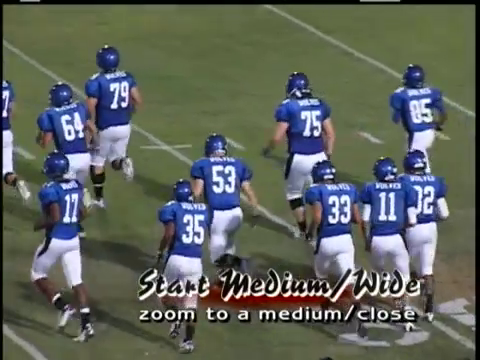
#> input picture frame 150 of media/short_example.mp4, 480 x 360 px, given in place of super_short.mp4, which was not available
$ python main_detect_scenes.py
#> lines starting #> are read from the running program, lines starting #| are printed output that depends on the picture; after the words box and inside, x2 and y2 are one past the last pixel; in counts of white or black regions, pixels touching at a corner belong together; pictures that were not available may be replaced by others from this repository, and a replacement may not be noted
### frame_classifier/classify_board.py
'''
Classifier to determine if an image is of scoreboard or of field
'''

import cv2
import numpy as np
import os

def is_board(image, printouts=False):
    # method using avg pixel color
    avg_color = avg_pixel(image)
    G_avg = avg_color[1]

    # method using three most common colors
    colors = common_colors(image)
    G_sum = sum([x[0][1] for x in colors])
    max_count = colors[0][1]
    R_max = colors[0][0][0]
    G_max = colors[0][0][1]
    B_max = colors[0][0][2]
    RB_max_avg = int((R_max + B_max) / 2)

    if printouts:
        # print("")
        print(avg_color)
        print(f"G_avg: {G_avg}")
        print(colors)
        print(f"max_count: {max_count}")
        print(f"G_sum: {G_sum}")
        print(f"G_max: {G_max}")
        print(f"RB_max_avg: {RB_max_avg}")

    ## Compromise between two methods
    # if G_avg < 150 and G_sum < 150:
    # if G_avg < 150 and G_sum < 150 and colors[0][1] < 265:
    if G_avg < 150 and max_count < 300 and (G_max - RB_max_avg) < 15:
        return True
    else:
        return False

def get_crosses(inputImage):
    output = []
    height, width, depth = inputImage.shape
    ratio = width / height
    y = 0

    for x in range(width):
        # make pixels white for example of path
        # inputImage[y][x] = np.array([254, 254, 254])
        # inputImage[(height - 1) - y][x] = np.array([254, 254, 254])
        # inputImage[int((height - 1) / 2)][x] = np.array([254, 254, 254])
        # inputImage[(height - 1) - y][int((width - 1) / 2)] = np.array([254, 254, 254])

        output.append(inputImage[y][x])
        output.append(inputImage[(height - 1) - y][x])
        output.append(inputImage[int((height - 1) / 2)][x])
        output.append(inputImage[(height - 1) - y][int((width - 1) / 2)])

        y = int(x * (height / width))

    return output

# takes a python list of color data and returns the average color
def avg_pixel(inputList):
    if type(inputList) != list:
        inputList = get_crosses(inputList)

    R, G, B = 0, 0, 0

    for color in inputList:
        R += color[0]
        G += color[1]
        B += color[2]

    R = int(R / len(inputList))
    G = int(G / len(inputList))
    B = int(B / len(inputList))

    return (R, G, B)

def round_colorlist(inputList, factor=20):
    newData = []
    for point in inputList:
        newTup = [round(x - (x % factor), -1) for x in point[:3]]
        newData.append(tuple(newTup))

    return newData

# gets most common rather than average
def common_colors(inputList):
    if type(inputList) != list:
        inputList = get_crosses(inputList)

    rounded = round_colorlist(inputList)
    counts = {}
    for color in rounded:
        if color not in counts:
            counts[color] = 1
        else:
            counts[color] += 1
    counts = sorted(counts.items(), key=lambda x: int(x[1]), reverse=True)

    short = counts[:3]
    shortValues = [x[0] for x in short]
    return short

# [19 lines of commented-out code are left out]

### frame_classifier/orientation_detector.py
import cv2
import numpy as np
import os
import math

def get_angle(image, crop_factor=0.2, printlines=False, showlines=False):
    (h, w) = image.shape[:2]
    # crop the image to remove the sidelines
    cropped = image[int(h * crop_factor):int(h * (1 - crop_factor)), int(w * crop_factor):int(w * (1 - crop_factor))]
    hsv = cv2.cvtColor(cropped, cv2.COLOR_BGR2HSV) # convert image into hsv

    # make mask for lines
    line_sample = cv2.imread('./media/line_sample.png')
    line_hsv = cv2.cvtColor(line_sample, cv2.COLOR_BGR2HSV)
    lmu, lsig = cv2.meanStdDev(line_hsv)
    ldevs = 18

    line_mask = cv2.inRange(hsv, lmu - ldevs * lsig, lmu + ldevs * lsig)

    # use erosion on line_mask
    kernel = cv2.getStructuringElement(cv2.MORPH_CROSS, (3, 3))
    thresh = cv2.erode(line_mask, kernel)
    thresh = cv2.dilate(thresh, kernel)
    thresh = cv2.dilate(thresh, kernel)

    gray = cv2.cvtColor(cropped, cv2.COLOR_BGR2GRAY) # converts the image to grayscale
    masked = cv2.bitwise_and(gray, gray, mask=line_mask)
    # edges = cv2.Canny(gray, 50, 150, apertureSize=3) # find the edges in the image

    thresh_mask = cv2.bitwise_and(masked, masked, mask=cv2.bitwise_not(thresh))

    # [8 lines of commented-out code are left out]
    lines = cv2.HoughLines(thresh_mask, 1, np.pi / 180, 35) # find the lines

    if lines is None:
        print("NO LINES FOUND")
        return

    elif len(lines) <= 0:
        print("NO LINES FOUND")
        return

    lines = np.reshape(lines, (len(lines), 2))
    average_angle = sum([x[1] for x in lines]) / len(lines)
    average_degree = math.degrees(average_angle)

    if printlines:
        print(lines)
        print(f"number of lines: {len(lines)}")
        print(f"average_angle: {average_angle}")
        print(f"average_degree: {average_degree}")

    if showlines:
        # this will draw all the lines
        print("MAKING LINES IMAGE")
        line_layover = cropped.copy()
        for rho, theta in lines:
            a = np.cos(theta)
            b = np.sin(theta)
            x0 = a * rho
            y0 = b * rho
            x1 = int(x0 + 1000 * (-b))
            y1 = int(y0 + 1000 * a)
            x2 = int(x0 - 1000 * (-b))
            y2 = int(y0 - 1000 * a)

            cv2.line(line_layover, (x1, y1), (x2, y2), (0, 0, 255), 2)

        cv2.imshow('generated_lines', line_layover)

        cv2.waitKey(0)
        cv2.destroyAllWindows()

    return average_angle


def is_wide(image, crop_factor=0.2, printouts=False):
    average_angle = get_angle(image, crop_factor, printlines=printouts, showlines=False)
    # average_degree = math.degrees(average_angle)
    if printouts:
        print(f"average_angle: {average_angle}")
        # print(f"average_degree: {average_degree}")

    if average_angle is None:
        return "orientation_detector ERROR: no lines found"

    if average_angle < (3 * np.pi / 4) and average_angle > (np.pi / 4): # check if the average angle is horizontal
        return "long"
    else:
        return "wide"

# expected output
# These should be vertical and the rest should be horizontal
# 77980
# 80460
# 106720

# [7 lines that do not run on import are left out]

### util.py
import cv2

FRAME_RATE = 59.940024 # frame rate of the video

def get_frame(time):
    mini, sec = list(map(int, time.split(':')))
    return FRAME_RATE * (mini * 60 + sec)

def get_time(frameCounter):
    secs = frameCounter / FRAME_RATE
    mins = int(secs // 60)
    loose_secs = int(secs - (mins * 60))

    return f"{mins}:{loose_secs}"

### main_detect_scenes.py
import cv2
import numpy as np
import time

from util import get_time

from frame_classifier import classify_board
from frame_classifier import orientation_detector

'''
correct answers:

0    - 3 secs  - board
160  - 19 secs - wide
1115 - 35 secs - long
2074 - 38 secs - board

'''

# Used for getting specifc frame configuration to optimize time spent for finding scenes
def format_frame(inputFrame, percent=20):
    # reduce resolution
    width = int(inputFrame.shape[1] * percent/ 100)
    height = int(inputFrame.shape[0] * percent/ 100)
    dim = (width, height)

    return cv2.resize(inputFrame, dim, interpolation=cv2.INTER_AREA)

def mode_from_frame(inputFrame):
    output = None
    if classify_board.is_board(inputFrame, printouts=True) == True:
        print("VAR UPDATED TO - BOARD")
        output = "board"
    else:
        print("NOT BOARD")
        is_wide = orientation_detector.is_wide(inputFrame, crop_factor=0.3, printouts=False)
        if is_wide == "wide":
            print("VAR UPDATED TO - WIDE")
            output = "wide"
        elif is_wide == "long":
            print("VAR UPDATED TO - LONG")
            output = "long"
        else:
            output = is_wide

    # cv2.imshow(str(inputFrame), inputFrame)
    # input()
    return output

def get_frame_stamps(imagePath, SAVE_TRANSITION_FRAMES=False):
#> called with imagePath = 'media/videos/super_short.mp4', SAVE_TRANSITION_FRAMES = False
    cap = cv2.VideoCapture(VIDEO_PATH)
    # cap.set(cv2.CAP_PROP_POS_FRAMES, 120)

    frame_counter = 0

    last_frame = format_frame(cap.read()[1])
#> in format_frame, `width = int(inputFrame.shape[1] * percent/ 100)`: width = 96
#> in format_frame, `dim = (width, height)`: dim = (96, 72)
#> in format_frame, `return cv2.resize(inputFrame, dim, interpolation=cv2.INTER_AREA)`:
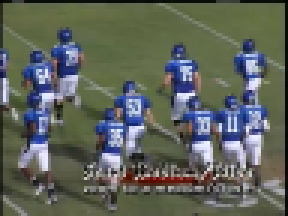
#> returned value: shape (72, 96, 3) (shown 3 times larger); mean of channels 0, 1, 2 91.5, 100.3, 95.1; drawn as B, G, R
    previous_change = None

    last_significant_framedata = np.empty(last_frame.shape)
    running_list = []

    # mean data for detecting scene changes
    # (value, count since last transition)
    mean_data = [last_frame.mean(), 1]
#> mean_data = [95.67, 1]
    MEAN_THRESH = 2

    next_counter = None

    # modes: board, wide, long
    current_shot_mode = None

    # how many frames to do before checking all things
    frame_iterations = 1

    while cap.isOpened():
        ret, current_full_frame = cap.read()
        if ret:
            if frame_counter % 1000 == 0:
                print(running_list)

            #################################################
            ### Check for updated scenes
            if frame_counter % frame_iterations == 0:
                current_frame = format_frame(current_full_frame)

                # display every few frames for ease
                if frame_counter % 1 == 0:
                    cv2.imshow(current_shot_mode, current_frame)
                    pass

                # Check mean for motion
                curr_mean = current_frame.mean()
#> curr_mean = 95.68
                print(current_shot_mode, get_time(frame_counter), frame_counter,  round(mean_data[0]), round(curr_mean))
#| None 0:0 0 96 96
                if abs(curr_mean - mean_data[0]) > MEAN_THRESH:
                    # update new scene
                    print("CHANGE_DETECTED")
                    running_list.append(frame_counter)
                    next_counter = frame_counter + (10 * frame_iterations) # next frame to check for save and update state
                    mean_data = [curr_mean, 1]
                else:
                    # update avg
                    mean_data[0] = ((mean_data[0] * mean_data[1]) + curr_mean) / (mean_data[1] + 1)
                    mean_data[1] += 1


                # update current mode and/or save frames
                if next_counter != None and abs(next_counter - frame_counter) < frame_iterations:
                    # update shot mode after delay
                    current_shot_mode = mode_from_frame(current_frame)

                    if SAVE_TRANSITION_FRAMES:
                        cv2.imwrite(f"outputs/{frame_counter}.png", current_frame)

                #################################################
                ### send frame info to proper processors
                if current_shot_mode == "board":
                    pass

                elif current_shot_mode == "wide":
                    pass

                elif current_shot_mode == "long":
                    pass

                # Send to frame classifier
                else:
                    current_shot_mode = mode_from_frame(current_frame)
#> after the loop in get_crosses, `for x in range(width):`: output = 384 items, first 6: [3, 7, 6], [29, 43, 40], [39, 37, 30], [67, 89, 84], [6, 12, 11], [64, 89, 86]
#> in avg_pixel, `inputList = get_crosses(inputList)`: inputList has the same summary as output in get_crosses
#> the loop in avg_pixel, `for color in inputList:` made 384 passes
#> (color, R, G, B) on passes 2 to 4: ([29, 43, 40], 32, 50, 46), ([39, 37, 30], 71, 87, 76), ([67, 89, 84], 138, 176, 160)
#> after the loop in avg_pixel, `for color in inputList:`: B = 36340; G = 38773; R = 36526
#> in avg_pixel, `R = int(R / len(inputList))`: R = 95
#> in avg_pixel, `G = int(G / len(inputList))`: G = 100
#> in avg_pixel, `B = int(B / len(inputList))`: B = 94
#> in is_board, `avg_color = avg_pixel(image)`: avg_color = (95, 100, 94)
#> in is_board, `G_avg = avg_color[1]`: G_avg = 100
#> in common_colors, `inputList = get_crosses(inputList)`: inputList has the same summary as output in get_crosses
#> the loop in round_colorlist, `for point in inputList:` made 384 passes
#> (point, newTup) on passes 1 to 3: ([3, 7, 6], [0, 0, 0]), ([29, 43, 40], [20, 40, 40]), ([39, 37, 30], [20, 20, 20])
#> after the loop in round_colorlist, `for point in inputList:`: newData = 384 items, first 6: (0, 0, 0), (20, 40, 40), (20, 20, 20), (60, 80, 80), (0, 0, 0), (60, 80, 80)
#> in common_colors, `rounded = round_colorlist(inputList)`: rounded has the same summary as newData in round_colorlist
#> the loop in common_colors, `for color in rounded:` made 384 passes
#> after the loop in common_colors, `for color in rounded:`: counts = 93 items
#> in common_colors, `short = counts[:3]`: short = [((60, 100, 80), 93), ((60, 80, 80), 34), ((60, 100, 100), 26)]
#> in common_colors, `shortValues = [x[0] for x in short]`: shortValues = [(60, 100, 80), (60, 80, 80), (60, 100, 100)]
#> in is_board, `colors = common_colors(image)`: colors has the same summary as short in common_colors
#> in is_board, `G_sum = sum([x[0][1] for x in colors])`: G_sum = 280
#> in is_board, `max_count = colors[0][1]`: max_count = 93
#> in is_board, `R_max = colors[0][0][0]`: R_max = 60
#> in is_board, `G_max = colors[0][0][1]`: G_max = 100
#> in is_board, `B_max = colors[0][0][2]`: B_max = 80
#> in is_board, `RB_max_avg = int((R_max + B_max) / 2)`: RB_max_avg = 70
#| (95, 100, 94)
#| G_avg: 100
#| [((60, 100, 80), 93), ((60, 80, 80), 34), ((60, 100, 100), 26)]
#| max_count: 93
#| G_sum: 280
#| G_max: 100
#| RB_max_avg: 70
#> in get_angle, `cropped = image[int(h * crop_factor):int(h * (1 - crop_factor)), int(w..`:
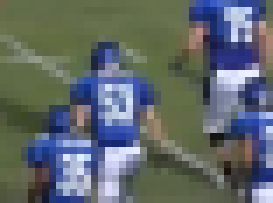
#> cropped: shape (29, 39, 3) (shown 7 times larger); mean B, G, R 106.8, 104.6, 96.3
#> in get_angle, `hsv = cv2.cvtColor(cropped, cv2.COLOR_BGR2HSV)`: hsv: shape (29, 39, 3); mean H, S, V 70.5, 84, 123.8
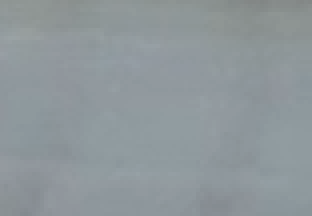
#> input picture media/line_sample.png, 78 x 54 px (shown 4 times larger)
#> in get_angle, line_sample is the input picture: shape (54, 78, 3); mean B, G, R 155.3, 151.6, 142.9
#> in get_angle, `line_hsv = cv2.cvtColor(line_sample, cv2.COLOR_BGR2HSV)`: line_hsv: shape (54, 78, 3); mean H, S, V 98.3, 20.5, 155.4
#> in get_angle, `lmu, lsig = cv2.meanStdDev(line_hsv)`: lmu = [98.29, 20.49, 155.4]; lsig = [5.34, 3.87, 4.33]
#> in get_angle, `line_mask = cv2.inRange(hsv, lmu - ldevs * lsig, lmu + ldevs * lsig)`:
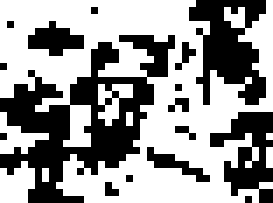
#> line_mask: shape (29, 39) (shown 7 times larger); 59.4% white; 16 black regions (12 under 20 px), largest, box (x1, y1, x2, y2) and area: (0, 5, 25, 29) 239, (27, 0, 38, 15) 97, (30, 16, 39, 29) 62, (4, 3, 12, 8) 24
#> in get_angle, `thresh = cv2.erode(line_mask, kernel)`: thresh: shape (29, 39); 29% white; 15 white regions (11 under 20 px), largest, box (x1, y1, x2, y2) and area: (0, 0, 28, 13) 145, (16, 23, 33, 29) 56, (20, 11, 33, 25) 41, (27, 12, 34, 19) 24
#> in get_angle, `thresh = cv2.dilate(thresh, kernel)`: thresh: shape (29, 39); 49.7% white; 9 white regions (5 under 20 px), largest, box (x1, y1, x2, y2) and area: (8, 8, 35, 29) 256, (0, 0, 29, 14) 210, (35, 1, 39, 12) 27, (0, 23, 5, 29) 23
#> in get_angle, `thresh = cv2.dilate(thresh, kernel)`: thresh: shape (29, 39); 69.1% white; 5 black regions (2 under 20 px), largest, box (x1, y1, x2, y2) and area: (0, 6, 27, 29) 188, (28, 0, 38, 14) 83, (33, 15, 39, 29) 67
#> in get_angle, `gray = cv2.cvtColor(cropped, cv2.COLOR_BGR2GRAY)`:
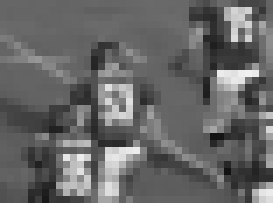
#> gray: shape (29, 39) (shown 7 times larger); min 18, max 241, mean 102.4
#> in get_angle, `masked = cv2.bitwise_and(gray, gray, mask=line_mask)`:
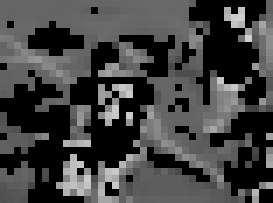
#> masked: shape (29, 39) (shown 7 times larger); min 0, max 208, mean 66.3
#> in get_angle, `thresh_mask = cv2.bitwise_and(masked, masked, mask=cv2.bitwise_not(thr..`:
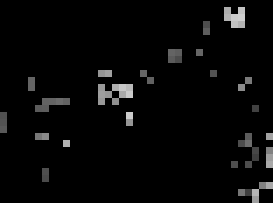
#> thresh_mask: shape (29, 39) (shown 7 times larger); min 0, max 207, mean 7.6
#> in get_angle, `lines = cv2.HoughLines(thresh_mask, 1, np.pi / 180, 35)`: lines = None

            #################################################
            ### Update before moving to next frame
            last_frame = current_frame
            # previous_change = MAX_DIFF
            frame_counter += 1
            if cv2.waitKey(1) == ord('q'):
#> (key q is pressed here)
                break
            #################################################
        else:
            break
    cap.release()
    cv2.destroyAllWindows()

if __name__ == "__main__":
    VIDEO_PATH = "media/videos/super_short.mp4"
    get_frame_stamps(VIDEO_PATH)

$ run again, starting later in the video
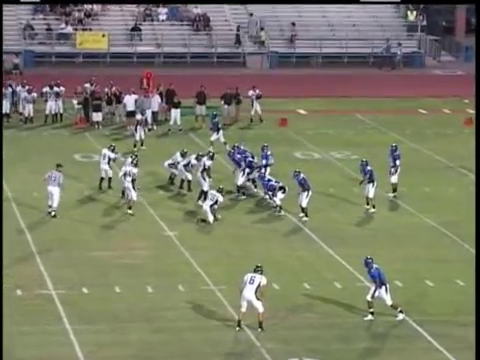
#> input picture frame 676 of media/short_example.mp4, 480 x 360 px, given in place of super_short.mp4, which was not available
#> in format_frame, `width = int(inputFrame.shape[1] * percent/ 100)`: width = 96
#> dim = (96, 72)
#> mean_data = [116.9, 1]
#> curr_mean = 116.9
#| None 0:0 0 117 117
#> after the loop in get_crosses, `for x in range(width):`: output = 384 items, first 6: [10, 11, 9], [41, 58, 56], [52, 71, 64], [92, 117, 114], [20, 18, 16], [98, 127, 123]
#> in avg_pixel, `inputList = get_crosses(inputList)`: inputList has the same summary as output in get_crosses
#> the loop in avg_pixel, `for color in inputList:` made 384 passes
#> (color, R, G, B) on passes 2 to 4: ([41, 58, 56], 51, 69, 65), ([52, 71, 64], 103, 140, 129), ([92, 117, 114], 195, 257, 243)
#> after the loop in avg_pixel, `for color in inputList:`: B = 46651; G = 47361; R = 40245
#> in avg_pixel, `R = int(R / len(inputList))`: R = 104
#> in avg_pixel, `G = int(G / len(inputList))`: G = 123
#> in avg_pixel, `B = int(B / len(inputList))`: B = 121
#> avg_color = (104, 123, 121)
#> G_avg = 123
#> in common_colors, `inputList = get_crosses(inputList)`: inputList has the same summary as output in get_crosses
#> the loop in round_colorlist, `for point in inputList:` made 384 passes
#> (point, newTup) on passes 1 to 3: ([10, 11, 9], [0, 0, 0]), ([41, 58, 56], [40, 40, 40]), ([52, 71, 64], [40, 60, 60])
#> after the loop in round_colorlist, `for point in inputList:`: newData = 384 items, first 6: (0, 0, 0), (40, 40, 40), (40, 60, 60), (80, 100, 100), (20, 0, 0), (80, 120, 120)
#> rounded has the same summary as newData in round_colorlist
#> the loop in common_colors, `for color in rounded:` made 384 passes
#> after the loop in common_colors, `for color in rounded:`: counts = 78 items
#> short = [((100, 140, 120), 56), ((80, 120, 120), 40), ((80, 140, 120), 34)]
#> shortValues = [(100, 140, 120), (80, 120, 120), (80, 140, 120)]
#> colors has the same summary as short in common_colors
#> G_sum = 400
#> max_count = 56
#> R_max = 100
#> G_max = 140
#> B_max = 120
#> RB_max_avg = 110
#| (104, 123, 121)
#| G_avg: 123
#| [((100, 140, 120), 56), ((80, 120, 120), 40), ((80, 140, 120), 34)]
#| max_count: 56
#| G_sum: 400
#| G_max: 140
#| RB_max_avg: 110
#> hsv: shape (29, 39, 3); mean H, S, V 46.4, 62.5, 136.7
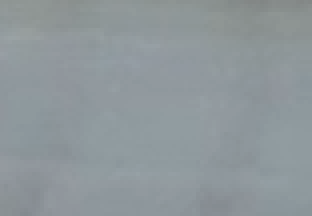
#> input picture media/line_sample.png, 78 x 54 px (shown 4 times larger)
#> in get_angle, line_sample is the input picture: shape (54, 78, 3); mean B, G, R 155.3, 151.6, 142.9
#> line_hsv: shape (54, 78, 3); mean H, S, V 98.3, 20.5, 155.4
#> lmu = [98.29, 20.49, 155.4]; lsig = [5.34, 3.87, 4.33]
#> line_mask: shape (29, 39); 94.1% white; black in thin lines or dots, all inside (x1, y1, x2, y2) = (1, 0, 39, 22)
#> in get_angle, `masked = cv2.bitwise_and(gray, gray, mask=line_mask)`:
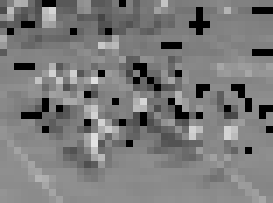
#> masked: shape (29, 39) (shown 7 times larger); min 0, max 227, mean 123.2
#> lines = None

$ run again, starting later in the video
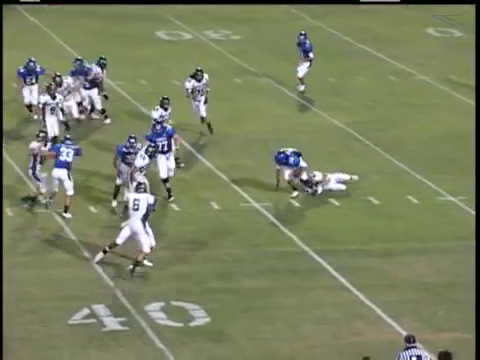
#> input picture frame 1203 of media/short_example.mp4, 480 x 360 px, given in place of super_short.mp4, which was not available
#> in format_frame, `width = int(inputFrame.shape[1] * percent/ 100)`: width = 96
#> dim = (96, 72)
#> mean_data = [115.9, 1]
#> curr_mean = 115.7
#| None 0:0 0 116 116
#> after the loop in get_crosses, `for x in range(width):`: output = 384 items, first 6: [4, 9, 5], [37, 49, 53], [41, 64, 58], [90, 125, 122], [9, 12, 11], [90, 112, 117]
#> in avg_pixel, `inputList = get_crosses(inputList)`: inputList has the same summary as output in get_crosses
#> the loop in avg_pixel, `for color in inputList:` made 384 passes
#> (color, R, G, B) on passes 2 to 4: ([37, 49, 53], 41, 58, 58), ([41, 64, 58], 82, 122, 116), ([90, 125, 122], 172, 247, 238)
#> after the loop in avg_pixel, `for color in inputList:`: B = 48692; G = 51157; R = 38370
#> in avg_pixel, `R = int(R / len(inputList))`: R = 99
#> in avg_pixel, `G = int(G / len(inputList))`: G = 133
#> in avg_pixel, `B = int(B / len(inputList))`: B = 126
#> avg_color = (99, 133, 126)
#> G_avg = 133
#> in common_colors, `inputList = get_crosses(inputList)`: inputList has the same summary as output in get_crosses
#> the loop in round_colorlist, `for point in inputList:` made 384 passes
#> (point, newTup) on passes 1 to 3: ([4, 9, 5], [0, 0, 0]), ([37, 49, 53], [20, 40, 40]), ([41, 64, 58], [40, 60, 40])
#> after the loop in round_colorlist, `for point in inputList:`: newData = 384 items, first 6: (0, 0, 0), (20, 40, 40), (40, 60, 40), (80, 120, 120), (0, 0, 0), (80, 100, 100)
#> rounded has the same summary as newData in round_colorlist
#> the loop in common_colors, `for color in rounded:` made 384 passes
#> after the loop in common_colors, `for color in rounded:`: counts = 43 items
#> short = [((80, 120, 120), 144), ((80, 120, 100), 53), ((80, 140, 120), 31)]
#> shortValues = [(80, 120, 120), (80, 120, 100), (80, 140, 120)]
#> colors has the same summary as short in common_colors
#> G_sum = 380
#> max_count = 144
#> R_max = 80
#> G_max = 120
#> RB_max_avg = 100
#| (99, 133, 126)
#| G_avg: 133
#| [((80, 120, 120), 144), ((80, 120, 100), 53), ((80, 140, 120), 31)]
#| max_count: 144
#| G_sum: 380
#| G_max: 120
#| RB_max_avg: 100
#> hsv: shape (29, 39, 3); mean H, S, V 48.9, 70.4, 138.1
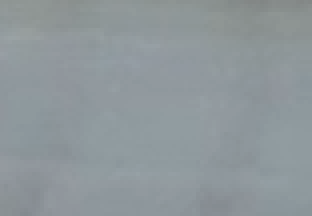
#> input picture media/line_sample.png, 78 x 54 px (shown 4 times larger)
#> in get_angle, line_sample is the input picture: shape (54, 78, 3); mean B, G, R 155.3, 151.6, 142.9
#> line_hsv: shape (54, 78, 3); mean H, S, V 98.3, 20.5, 155.4
#> lmu = [98.29, 20.49, 155.4]; lsig = [5.34, 3.87, 4.33]
#> line_mask: shape (29, 39); 82.8% white; black in thin lines or dots
#> in get_angle, `thresh_mask = cv2.bitwise_and(masked, masked, mask=cv2.bitwise_not(thr..`:
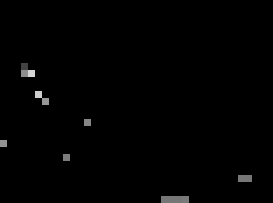
#> thresh_mask: shape (29, 39) (shown 7 times larger); min 0, max 213, mean 1.7
#> lines = None
